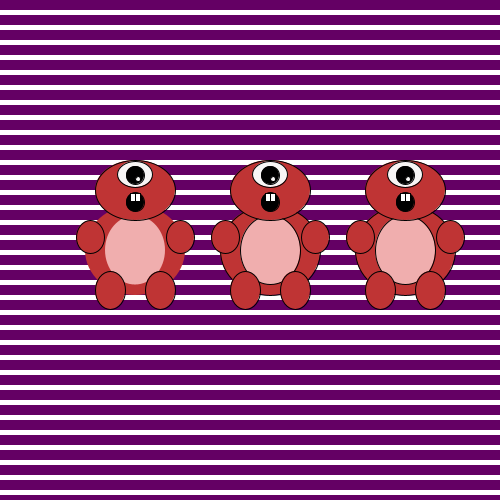
Frame 1 (no input)
Frame 60 (the mouse pressed at the canvas centre just before this capture): identical to frame 1, image omitted
Frame 120 (the mouse held since frame 60 and released just before this capture): identical to frame 1, image omitted

The Processing sketch that drew this single still picture (run headless with seeded random() and noise(); from frame 60 on, the mouse is pressed at the canvas centre):

// Processing sketch: processing_132212
// ── processing_132212.pde

int greenX = 250;
int greenY = 250;
int X;
int richting;
int teller = 0;
int spatie;
int y;
int stop;
boolean test = true;

void setup() {
  size(500,500);
  richting = 5;
  spatie = 15;
  stop = 500;
  X = height/2;
}

void draw(){
  background(255,255,255);
  
  streepjes();
}

void streepjes (){
 
  while ( y < stop){
    noStroke();
    fill(100,0,100);
    rect(0,y,500,10);
    y = y + spatie;
  }
  
  y=0;
  
  for (int i = 1; i< 4; i++){
    monster((i*135),X);
  }
  
}
void monster(int greenX, int greenY){
  if(test ==true){
    fill(191, 52, 52);
  }
  
  if(test == false){
    fill(234, 121, 0);
  }



  /*body*/
  ellipseMode(CENTER);
  ellipse(greenX, greenY, 100, 90);
  
  /*inside*/
  fill(240, 174, 174);
  ellipseMode(CENTER);
  ellipse(greenX,greenY, 60, 69);
  stroke(0);
  
if(test ==true){
    fill(191, 52, 52);
  }
  
  if(test == false){
    fill(234, 121, 0);
  }
  
  /*head*/
  ellipseMode(CENTER);
  ellipse(greenX,greenY -60, 80, 60);
  
    /*mouth*/
  fill(0);
  ellipseMode(CENTER);
  ellipse(greenX,greenY -48, 18, 19);
  
  /*teeth left*/
  fill(255);
  rect(greenX -5,greenY -57, 5,8);
 
  /*teeth right*/
  fill(255);
  rect(greenX,greenY -57, 5, 8);
  
  /*eye*/
  fill(247, 245, 245);
  ellipseMode(CENTER);
  ellipse(greenX,greenY -76, 35, 26);
  
  /*pupil*/
  fill(0);
  ellipseMode(CENTER);
  ellipse(greenX, greenY -75, 18, 18);
  
  /*iris*/
  fill(247, 245, 245);
  ellipseMode(CENTER);
  ellipse(greenX +3, greenY -71, 5, 5);
  
if(test ==true){
    fill(191, 52, 52);
  }
  
  if(test == false){
    fill(234, 121, 0);
  }
  
  /*foot left*/
  ellipseMode(CENTER);
  ellipse(greenX -25, greenY +40, 30, 38);
  
  /*foot right*/
  ellipseMode(CENTER);
  ellipse(greenX +25, greenY +40, 30, 38);
  
  /*hand left*/
  ellipseMode(CENTER);
  ellipse(greenX -45, greenY -13, 28, 33);
  
  /*hand right*/
  ellipseMode(CENTER);
  ellipse(greenX +45, greenY -13, 28, 33);
 
  /*left and right*/
  greenX = mouseX;
   
  /*repeat*/
  if(greenY==-30) {
    greenY=200;
  }
} 
